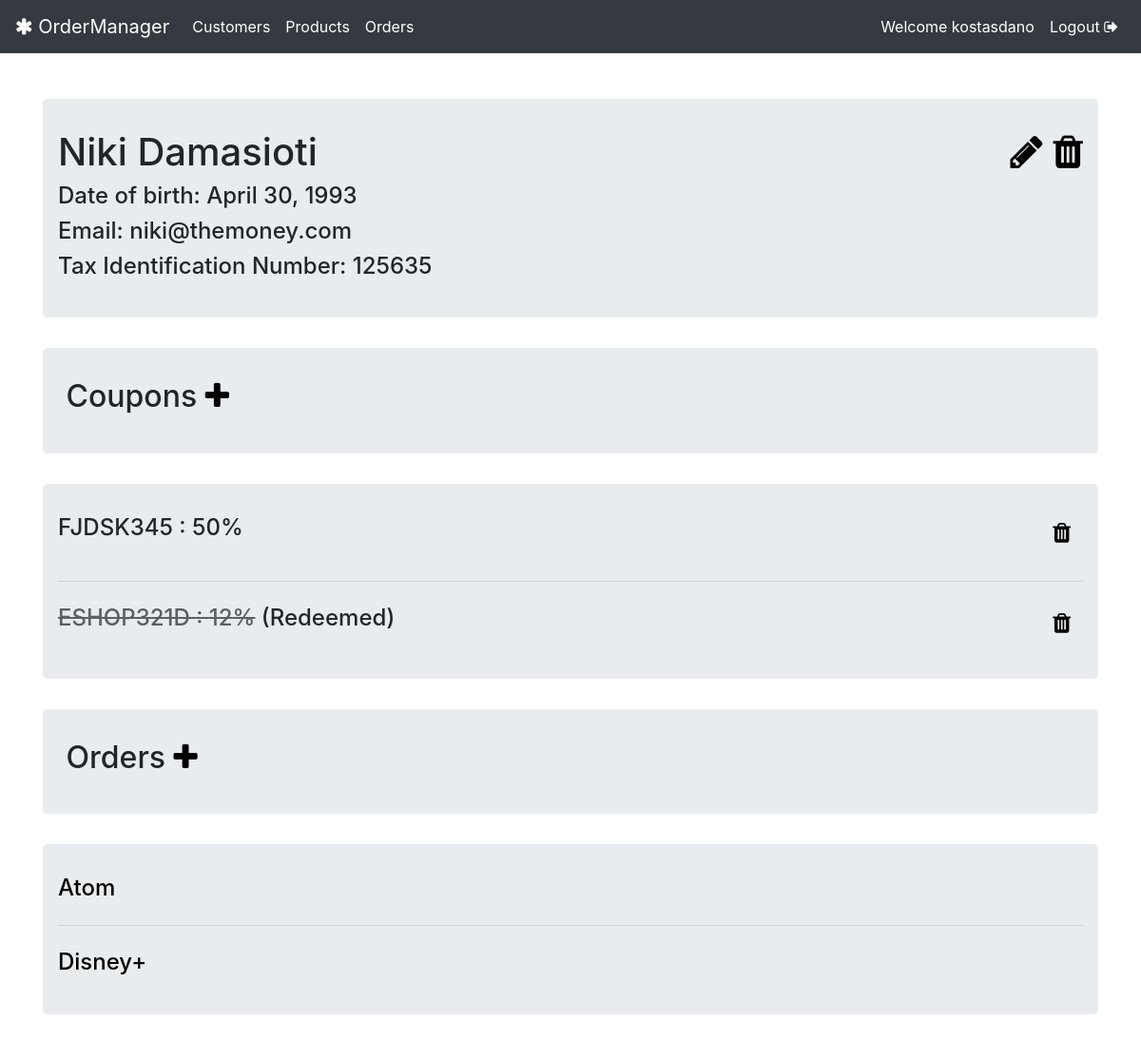
The page /customers/3/orders/ (signed in) on the database as committed earlier.
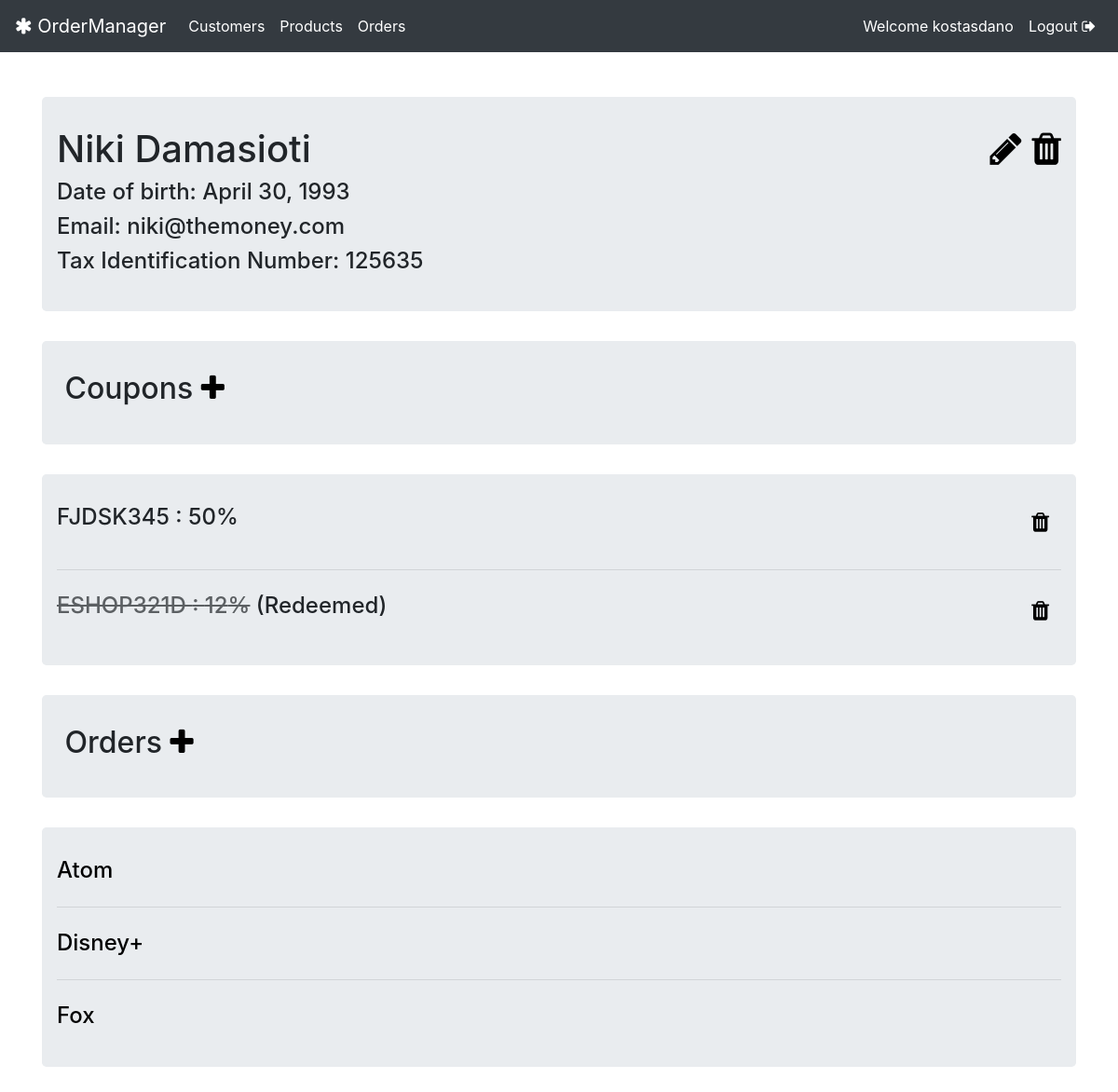
The same page on the database as committed later.
### customers/models.py (models this page shows, shortened)
class Coupon(models.Model):
    code = models.CharField(max_length=10, unique=True)
    discount_percentage = models.PositiveIntegerField(max_length=3)
    customer = models.ForeignKey(Customer, related_name="coupons", on_delete=models.CASCADE)       # Multiple coupons to each Customer

### orders/models.py (models this page shows, shortened)
class Order(models.Model):
    customer = models.ForeignKey(Customer, related_name='customer_orders', on_delete=models.CASCADE)
    product = models.ForeignKey(Product, related_name='product_orders', on_delete=models.CASCADE)
    amount = models.PositiveIntegerField()
    date = models.DateTimeField(auto_now=True)
    coupon = models.OneToOneField(Coupon, related_name="order", blank=True, on_delete=models.CASCADE, null=True)
    class Meta:
        unique_together = ('customer', 'product')

### products/models.py (models this page shows, shortened)
class Product(models.Model):
    name = models.CharField(max_length=60, unique=True)
    description = models.CharField(max_length=256)
    price = models.DecimalField(max_digits=10, decimal_places=2)
    p_active = models.BooleanField(default=True)
    def __str__(self):
        return self.name

### customers/views.py (the view)
# urls.py: path('<int:pk>/orders/', views.CustomerProducts.as_view(), name='customer_orders'),
class CustomerProducts(LoginRequiredMixin, ListView):
    model = Customer
    template_name = 'customers/details.html'
    paginate_by = 4
    def get_queryset(self):
        self.customer = get_object_or_404(Customer, pk=self.kwargs['pk'])
        return self.customer.customer_orders.all(), self.customer.coupons.all()
    def get_context_data(self, **kwargs):
        context = super().get_context_data(**kwargs)
        context["customer"] = self.customer
        context["order_list"] = self.customer.customer_orders.all()
        context["coupon_list"] = self.customer.coupons.all()
        return context

### customers/templates/customers/details.html (shortened to what this page needs)
{% extends 'base.html' %}
{% block body_block %}
<div class="jumbotron {% if customer.c_active == False %} hidden-profile {% endif %}">
    <div class="row">
        <div class="col-md-6" align="left">
            <h1>{{customer.full_name}}</h1>
            <h4>Date of birth: {{customer.birth_date}}</h4>
            <h4>Email: {{customer.email}}</h4>
            <h4>Tax Identification Number: {{customer.tin}}</h4>
        </div>
        <div class="col-md-6" align="right">
            {% if user.is_authenticated %}
            <h1>
                <a href="{% url 'customers:customer_update' pk=customer.id %}"><span
                        class="fa fa-pencil"
                        aria-hidden="true"></span></a>
                <a href="{% url 'customers:customer_deactivate' pk=customer.id %}"><span
                        class="fa fa-trash"
                        aria-hidden="true"></span></a>
            </h1>
            {% endif %}
        </div>
    </div>
</div>
<div class="jumbotron {% if customer.c_active == False %} hidden-profile {% endif %}">
    <div class="row">
        <div class="col-md-6" align="left">
            <h2> Coupons <a
                    href="{% url 'customers:customer_coupon_add' customer_pk=customer.pk %}"><i
                    class="fa fa-plus" style="color: black;"></i></a></h2>
        </div>
    </div>
</div>
{% if coupon_list|length != 0 %}
<div class="jumbotron {% if customer.c_active == False %} hidden-profile {% endif %}">
    {% for coupon in coupon_list %}
    <div class="row">
         <div class="col-md-6" align="left">
             {% if coupon.order %}
             <h4><strike style="opacity:0.7;">{{coupon.code}} : {{coupon.discount_percentage}}%</strike> (Redeemed)</h4>
             {% else %}
             <h4>{{coupon.code}} : {{coupon.discount_percentage}}% </h4>
             {% endif %}
        </div>
        <div class="col-md-6" align="right">
            {% if user.is_authenticated %}
            <h1>
                <form action="{% url 'customers:coupon_delete' pk=coupon.id %}" method="post">
                    <h4><button class="btn fa fa-trash" style="background-color: Transparent;" aria-hidden="true"
                            onclick="return confirm('Are you sure?');"></button></h4>
                </form>
            </h1>
            {% endif %}
        </div>
    </div>
    {% if forloop.counter < coupon_list|length %}
    <hr class="my-4">
    {% endif %}
    {% endfor %}
</div>
{% endif %}
<div class="jumbotron {% if customer.c_active == False %} hidden-profile {% endif %}">
    <div class="row">
        <div class="col-md-6" align="left">
            <h2> Orders <a
                    href="{% url 'orders:order_create_cpk' customer_pk=customer.pk %}"><i
                    class="fa fa-plus" style="color: black;"></i></a></h2>
        </div>
    </div>
</div>
{% if order_list|length != 0 %}
<div class="jumbotron {% if customer.c_active == False %} hidden-profile {% endif %}">
    {% for order in order_list %}
    <a href="{% url 'orders:order_details' pk=order.id %}">
        <h4>{{order.product}}</h4>
    </a>
    {% if forloop.counter < order_list|length %}
    <hr class="my-4">
    {% endif %}
    {% endfor %}
</div>
{% endif %}
{% endblock %}

Rows that differ between the two databases and show on the page:
added Order: product "Fox"
